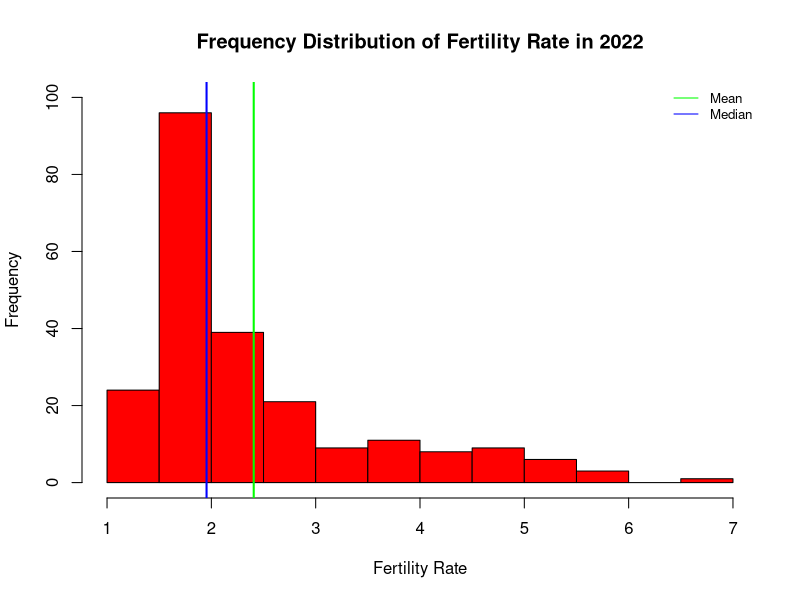
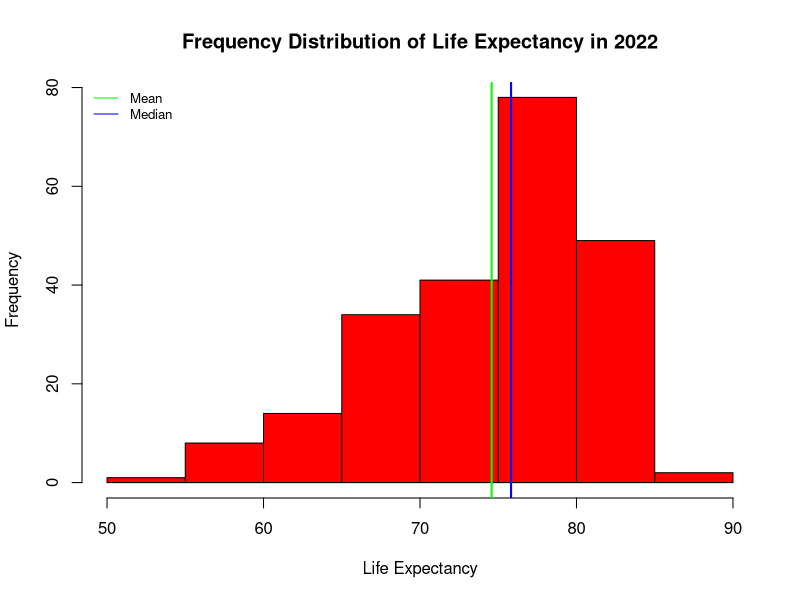
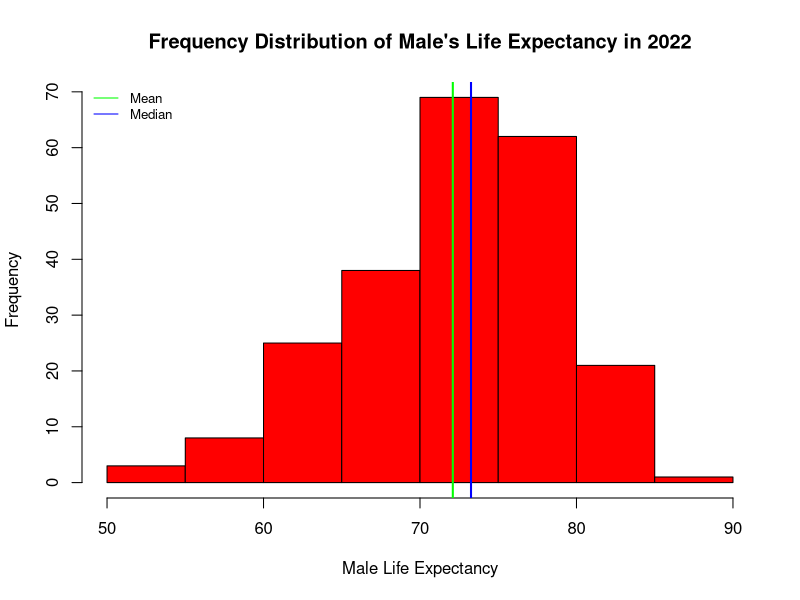
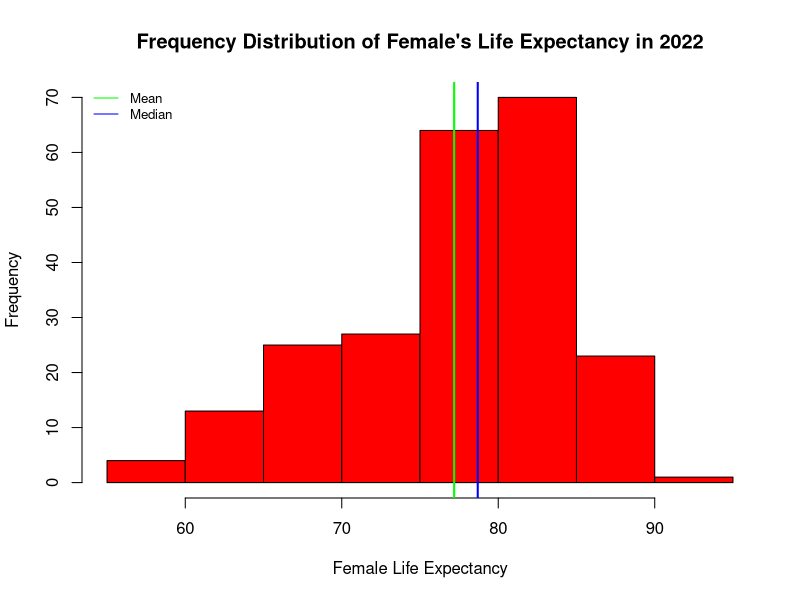
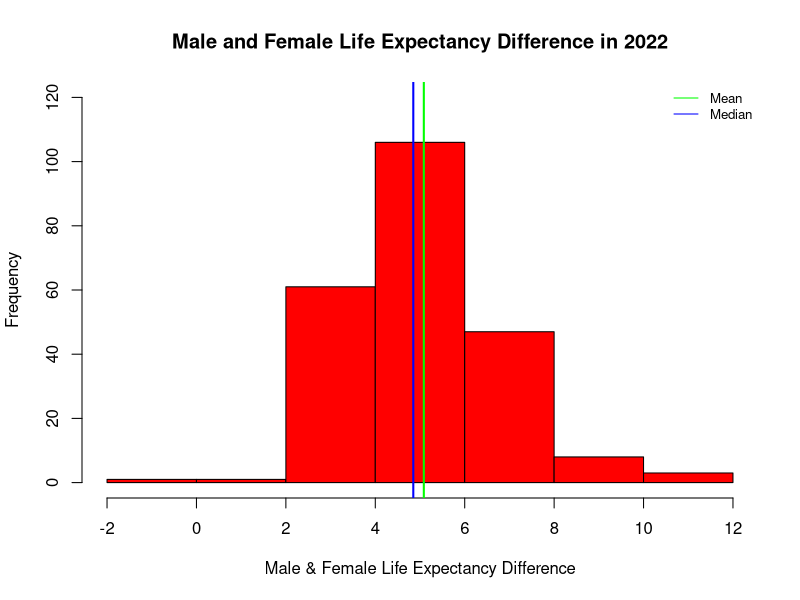
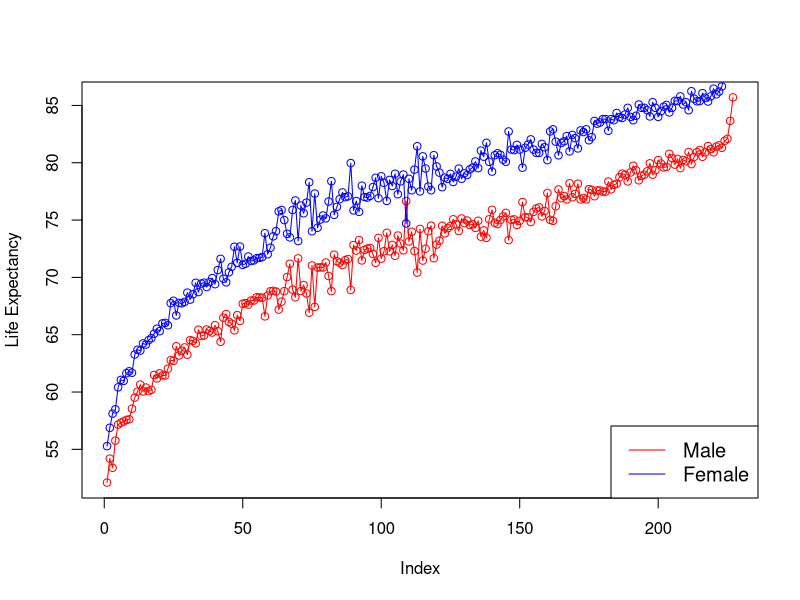
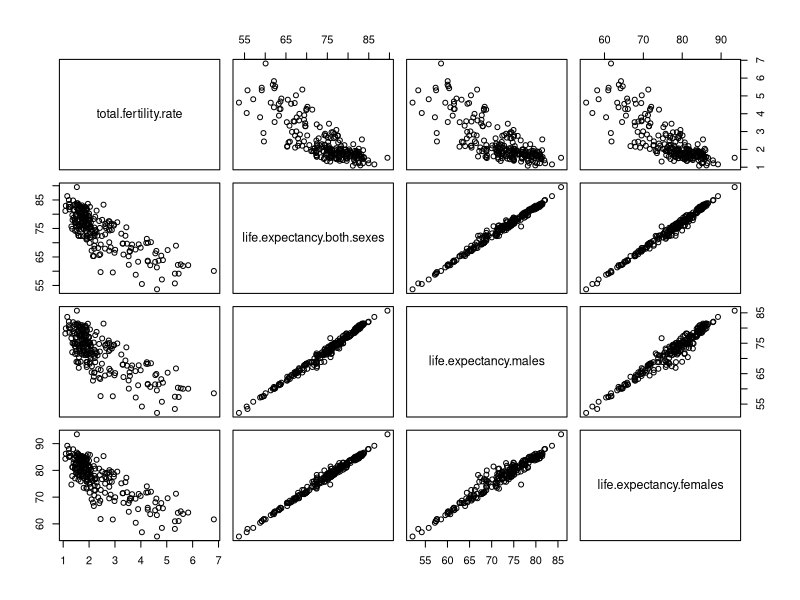
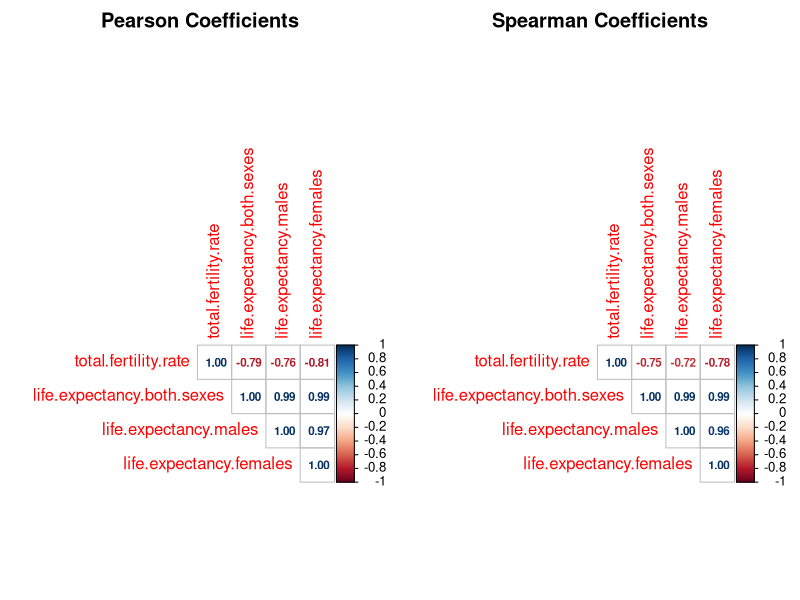

These figures' R source, in order:
library(corrplot)
library(dplyr)
library(ggplot2)
library(reshape2)

# Set working directory to the script's location (this is useful for portability)
setwd(dirname(rstudioapi::getActiveDocumentContext()$path))

# Load data from the working directory
census_2022_2002 <- read.csv("census_2022_2002.csv", header = TRUE)
census_2022_2002 <- census_2022_2002[order(census_2022_2002$life.expectancy.both.sexes),]
census_2022_2002 <- na.omit(census_2022_2002)

# Histogram of Fertility rate in 2022
fertility.rate_2022 <- census_2022_2002$total.fertility.rate[census_2022_2002$year == 2022]
hist(fertility.rate_2022, col = 'red', main = "Frequency Distribution of Fertility Rate in 2022",
     freq = TRUE, ylim = c(0, 100), xlab = "Fertility Rate")
abline(v = mean(fertility.rate_2022), col = "green", lwd = 2)
abline(v = median(fertility.rate_2022), col = "blue", lwd = 2)
legend("topright", legend = c("Mean", "Median"), col = c("green", "blue"), lty = 1, cex = 0.8, bty = "n")
summary(fertility.rate_2022)

# Histogram of life expectancy in 2022
life.expectancy_2022 <- census_2022_2002$life.expectancy.both.sexes[census_2022_2002$year == 2022]
hist(life.expectancy_2022, col = 'red', main = "Frequency Distribution of Life Expectancy in 2022", 
     freq = TRUE, xlab = "Life Expectancy")
abline(v = mean(life.expectancy_2022), col = "green", lwd = 2)
abline(v = median(life.expectancy_2022), col = "blue", lwd = 2) 
legend("topleft", legend = c("Mean", "Median"), col = c("green", "blue"), lty = 1, cex = 0.8, bty = "n")
summary(life.expectancy_2022)

# Histogram of life expectancy of male in 2022
life.expectancy_male_2022 <- census_2022_2002$life.expectancy.males[census_2022_2002$year == 2022]
hist(life.expectancy_male_2022, col = 'red', main = "Frequency Distribution of Male's Life Expectancy in 2022",
     freq = TRUE , xlab = "Male Life Expectancy")
abline(v = mean(life.expectancy_male_2022), col = "green", lwd = 2)
abline(v = median(life.expectancy_male_2022), col = "blue", lwd = 2) 
legend("topleft", legend = c("Mean", "Median"), col = c("green", "blue"), lty = 1, cex = 0.8, bty = "n")
summary(life.expectancy_male_2022)

# Histogram of life expectancy of female in 2022
life.expectancy_female_2022 <- census_2022_2002$life.expectancy.females[census_2022_2002$year == 2022]
hist(life.expectancy_female_2022, col = 'red', main = "Frequency Distribution of Female's Life Expectancy in 2022",
     freq = TRUE, xlab = "Female Life Expectancy")
abline(v = mean(life.expectancy_female_2022), col = "green", lwd = 2)
abline(v = median(life.expectancy_female_2022), col = "blue", lwd = 2) 
legend("topleft", legend = c("Mean", "Median"), col = c("green", "blue"), lty = 1, cex = 0.8, bty = "n")
summary(life.expectancy_female_2022)

# Histogram of difference in life expectancy in 2022
life.expectancy_diff <-  life.expectancy_female_2022 - life.expectancy_male_2022 
hist(life.expectancy_diff, col = 'red', main = "Male and Female Life Expectancy Difference in 2022",
     freq = TRUE, xlab = "Male & Female Life Expectancy Difference", ylim = c(0, 120))
abline(v = mean(life.expectancy_diff), col = "green", lwd = 2)
abline(v = median(life.expectancy_diff), col = "blue", lwd = 2)
legend("topright", legend = c("Mean", "Median"), col = c("green", "blue"), lty = 1, cex = 0.8, bty = "n")
summary(life.expectancy_diff)


# Plot male and female life expectancy for all countries as indices
plot(life.expectancy_male_2022, type = "o", col = "red", ylab = "Life Expectancy")
lines(life.expectancy_female_2022, type = "o", col = "blue")
legend("bottomright", legend = c("Male", "Female"), col = c("red", "blue"), lty = 1:1, cex = 1.2)

# Scatter matrix for pairs of variables to observe relationships between variables
pairs(census_2022_2002[census_2022_2002$year == 2022, 5:8])

# Compute the correlation matrices
pearson_corr <- cor(census_2022_2002[census_2022_2002$year == 2022, 5:8], method = "pearson")
spearman_corr <- cor(census_2022_2002[census_2022_2002$year == 2022, 5:8], method = "spearman")

# Plot Pearson correlation matrix
par(mfrow = c(1, 2), mar = c(2, 2, 2, 2))
corrplot(pearson_corr, method = "number", type = "upper", title = "Pearson Coefficients", 
         mar = c(0, 0, 2, 0), number.cex = 0.7, cl.ratio = 0.6, cl.align.text = 'r')

# Plot Spearman correlation matrix
corrplot(spearman_corr, method = "number", type = "upper", title = "Spearman Coefficients", 
         mar = c(0, 0, 2, 0), number.cex = 0.7, cl.ratio = 0.6, cl.align.text = 'r') 



# Boxplot for total fertility rate
data_fer <- data.frame(
  region = census_2022_2002[census_2022_2002$year == 2022, 'region'],
  subregion = census_2022_2002[census_2022_2002$year == 2022, 'subregion'],
  fertility = census_2022_2002[census_2022_2002$year == 2022, 'total.fertility.rate']
)
data_fer <- data_fer[order(data_fer$region, data_fer$subregion), ]
data_fer$subregion <- factor(data_fer$subregion, levels = rev(unique(data_fer$subregion)), ordered = TRUE)
ggplot(data_fer, aes(subregion, fertility, fill = region)) + 
  geom_boxplot() + 
  coord_flip() + 
  theme_minimal() + 
  labs(title = "Total Fertility Rate by Subregion in 2022", x = "Subregion", y = "Fertility Rate") +
  theme(plot.title = element_text(hjust = 0.5))

# Boxplot for life expectancy of both sexes
data_exp <- data.frame(
  region = census_2022_2002[census_2022_2002$year == 2022, 'region'],
  subregion = census_2022_2002[census_2022_2002$year == 2022, 'subregion'],
  life_expectancy = census_2022_2002[census_2022_2002$year == 2022, 'life.expectancy.both.sexes']
)
data_exp <- data_exp[order(data_exp$region, data_exp$subregion), ]
data_exp$subregion <- factor(data_exp$subregion, levels = rev(unique(data_exp$subregion)), ordered = TRUE)
ggplot(data_exp, aes(subregion, life_expectancy, fill = region)) + 
  geom_boxplot() + 
  coord_flip() + 
  theme_minimal() + 
  labs(title = "Life Expectancy (Both Sexes) by Subregion in 2022", x = "Subregion", y = "Life Expectancy") +
  theme(plot.title = element_text(hjust = 0.5))

# Boxplot for life expectancy of males
data_male <- data.frame(
  region = census_2022_2002[census_2022_2002$year == 2022, 'region'],
  subregion = census_2022_2002[census_2022_2002$year == 2022, 'subregion'],
  life_expectancy = census_2022_2002[census_2022_2002$year == 2022, 'life.expectancy.males']
)
data_male <- data_male[order(data_male$region, data_male$subregion), ]
data_male$subregion <- factor(data_male$subregion, levels = rev(unique(data_male$subregion)), ordered = TRUE)
ggplot(data_male, aes(subregion, life_expectancy, fill = region)) + 
  geom_boxplot() + 
  coord_flip() + 
  theme_minimal() + 
  labs(title = "Life Expectancy (Males) by Subregion in 2022", x = "Subregion", y = "Life Expectancy for Males") +
  theme(plot.title = element_text(hjust = 0.5))

# Boxplot for life expectancy of females
data_female <- data.frame(
  region = census_2022_2002[census_2022_2002$year == 2022, 'region'],
  subregion = census_2022_2002[census_2022_2002$year == 2022, 'subregion'],
  life_expectancy = census_2022_2002[census_2022_2002$year == 2022, 'life.expectancy.females']
)
data_female <- data_female[order(data_female$region, data_female$subregion), ]
data_female$subregion <- factor(data_female$subregion, levels = rev(unique(data_female$subregion)), ordered = TRUE)
ggplot(data_female, aes(subregion, life_expectancy, fill = region)) + 
  geom_boxplot() + 
  coord_flip() + 
  theme_minimal() + 
  labs(title = "Life Expectancy (Females) by Subregion in 2022", x = "Subregion", y = "Life Expectancy for Females") +
  theme(plot.title = element_text(hjust = 0.5))

# Fertility rate 2002 vs 2022
data_fert <- dcast(census_2022_2002, country + subregion ~ factor(year), value.var = "total.fertility.rate")
ggplot(data = data_fert, mapping = aes(x = `2002`, y = `2022`)) +
  geom_point() + 
  facet_wrap(. ~ subregion) + 
  geom_abline() + 
  theme_minimal() + 
  labs(title = "Fertility Rate 2002 vs 2022", x = "Fertility Rate in 2002", y = "Fertility Rate in 2022") +
  theme(plot.title = element_text(hjust = 0.5))

# Life expectancy for both sexes 2002 vs 2022
data_life_exp <- dcast(census_2022_2002, country + subregion ~ factor(year), value.var = "life.expectancy.both.sexes")
ggplot(data = data_life_exp, mapping = aes(x = `2002`, y = `2022`)) +
  geom_point() + 
  facet_wrap(. ~ subregion) + 
  geom_abline() + 
  theme_minimal() + 
  labs(title = "Life Expectancy for Both Sexes 2002 vs 2022", x = "Life Expectancy in 2002", y = "Life Expectancy in 2022") +
  theme(plot.title = element_text(hjust = 0.5))
